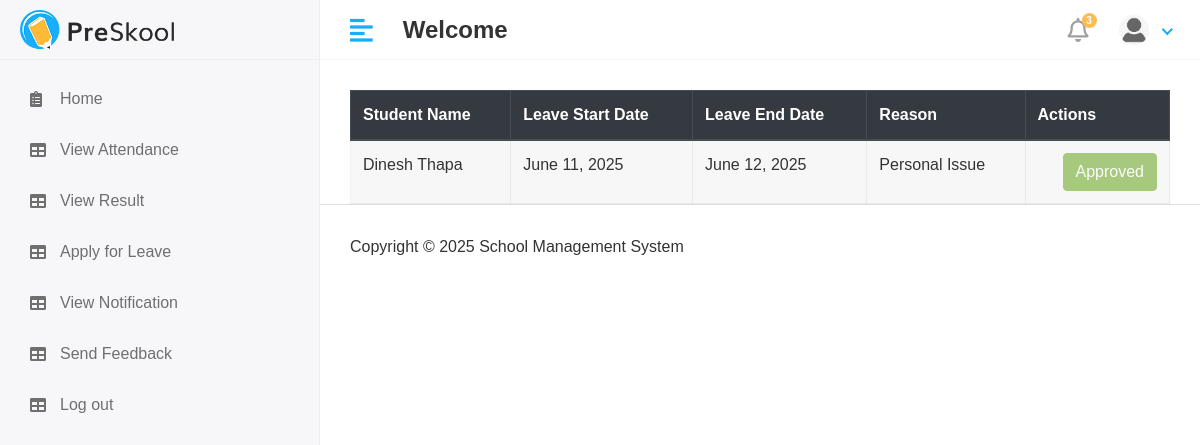
The app's page /Hod/Student/leave_view with its own data.
### app/models.py (models this page shows, shortened)
class student_leave(models.Model):
    student_id = models.ForeignKey(student, on_delete=models.CASCADE)
    leave_start_date = models.DateField()
    leave_end_date = models.DateField()
    leave_message = models.TextField()
    leave_status = models.IntegerField(null=True,default=0)

class student(models.Model):
    admin = models.OneToOneField(CustomUser, on_delete=models.DO_NOTHING)
    address = models.TextField()
    gender = models.CharField(max_length=10)
    phone_number = models.CharField(max_length=15, default='')
    course_id = models.ForeignKey(course, on_delete=models.DO_NOTHING)
    session_year_id = models.ForeignKey(session_year, on_delete=models.DO_NOTHING)
    created_at = models.DateField(auto_now_add=True)
    updated_at = models.DateField(auto_now=True)

class CustomUser(AbstractUser):
   USER= (
      (1,'hod'),
      (2,'staff'),
      (3,'student'),
    )
   user_type=models.CharField(choices=USER,max_length=50,default=1)
   profile_pic = models.ImageField(upload_to='media/profile_pics')

### school_management_system/Hod_Views.py (the view)
# urls.py: path('Hod/Student/leave_view',Hod_Views.view_student_leave,name='view_student_leave'),
def view_student_leave(request):
    student_leave_obj = student_leave.objects.all()
    context = {
        'student_leave_obj': student_leave_obj,
    }
    return render(request, 'Hod/view_student_leave.html',context)

### templates/Hod/view_student_leave.html (shortened to what this page needs)
{% extends 'base.html'%}
{% block content%}
 <div class="table-responsive">
        <table id="studentTable" class="table table-striped table-bordered" style="width: 100%; background: #fff;">
            <thead class="thead-dark">
                <tr>
                    <th>Student Name</th>
                    <th>Leave Start Date</th>
                    <th>Leave End Date</th>
                    <th>Reason</th>
                    <th>Actions</th>
                </tr>
            </thead>
            <tbody>
                {% for i in student_leave_obj %}
                <tr>
                    <td>{{ i.student_id.admin.first_name}}&nbsp;{{i.student_id.admin.last_name}}</td>
                    <td>{{ i.leave_start_date }}</td>
                    <td>{{ i.leave_end_date }}</td>
                    <td>{{ i.leave_message }}</td>
                    <td class ="text-right">
                        <div class ="actions">
                            {% if i.leave_status == 0%}
                            <a href={% url 'student_approve_leave' i.id %} class="btn btn-success "> Approve </a>
                            <a href={% url 'student_disapprove_leave' i.id  %} class="btn btn-danger "> Disapprove </a>
                            {%elif i.leave_status == 1%}
                            <button class="btn btn-success " disabled = "disabled"> Approved</button>
                            {%else%}
                            <button class="btn btn-danger " disabled = "disabled"> Disapproved</button>
                            {%endif%}
                    </td>
                </tr>
                {% endfor %}
            </tbody>
        </table>
    </div>
{%endblock%}

### static/assets/css/style.css (style rules this page uses)
html { height: 100%; }
body { background-color: #fff; color: #333; font-family: 'Poppins', sans-serif; font-size: 1rem; height: 100%; line-height: 1.5; overflow-x: hidden; }
input, button, a { transition: all 0.4s ease; -moz-transition: all 0.4s ease; -o-transition: all 0.4s ease; -ms-transition: all 0.4s ease; -webkit-transition: all 0.4s ease; }
input, input:focus, button, button:focus { outline: none; }
.table { color: #333; max-width: 100%; margin-bottom: 0; width: 100%; }
.table-striped > tbody > tr:nth-of-type(2n+1) { background-color: #f8f9fa; }
.table thead tr th { font-weight: 600; }
.table tbody tr { border-bottom: 1px solid rgba(0, 0, 0, 0.05); }
.table-striped thead tr { border-color: transparent; }
.table-striped tbody tr { border-color: transparent; }
.table-striped tbody tr:nth-of-type(odd) { background-color: rgba(235, 235, 235, 0.4); }
.table-bordered { border: 1px solid rgba(0, 0, 0, 0.05) !important; }
.table-bordered th, .table-bordered td { border-color: rgba(0, 0, 0, 0.05); }
.btn-success { background-color: #7bb13c; border: 1px solid #7bb13c }
.btn-success.disabled, .btn-success:disabled { background-color: #7bb13c; border-color: #7bb13c; color: #fff; }

### records on screen
student_leave: student_id.admin.first_name "Dinesh", student_id.admin.last_name "Thapa", leave_start_date "June 11, 2025", leave_end_date "June 12, 2025", leave_message "Personal Issue", leave_status "Approved"
